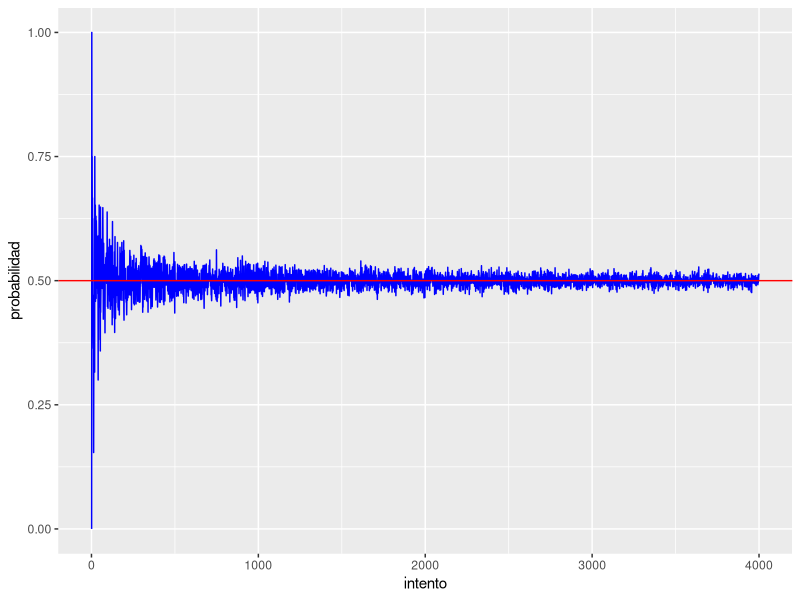

Here is the R script that generated this plot:
#flipping a coin:

library(ggplot2)

nth_term <- function(n){
  a<-rbinom(n,1,0.5)
  return(sum(a)/n)
}

n=4000
c<- sapply(1:n,nth_term)

df <- data.frame(
  intento = 1:n,
  probabilidad = c
)

p = ggplot(df, aes(x = intento, y = probabilidad)) +
  geom_line(color = "blue") +
  geom_hline(
    yintercept = 0.5, 
    color = "red")
  labs(
    x = "Attempt", 
    y = "Proportion of Successes", 
    title = "Simulation of Rolling a Dice") +
  theme_minimal()

print(p)
